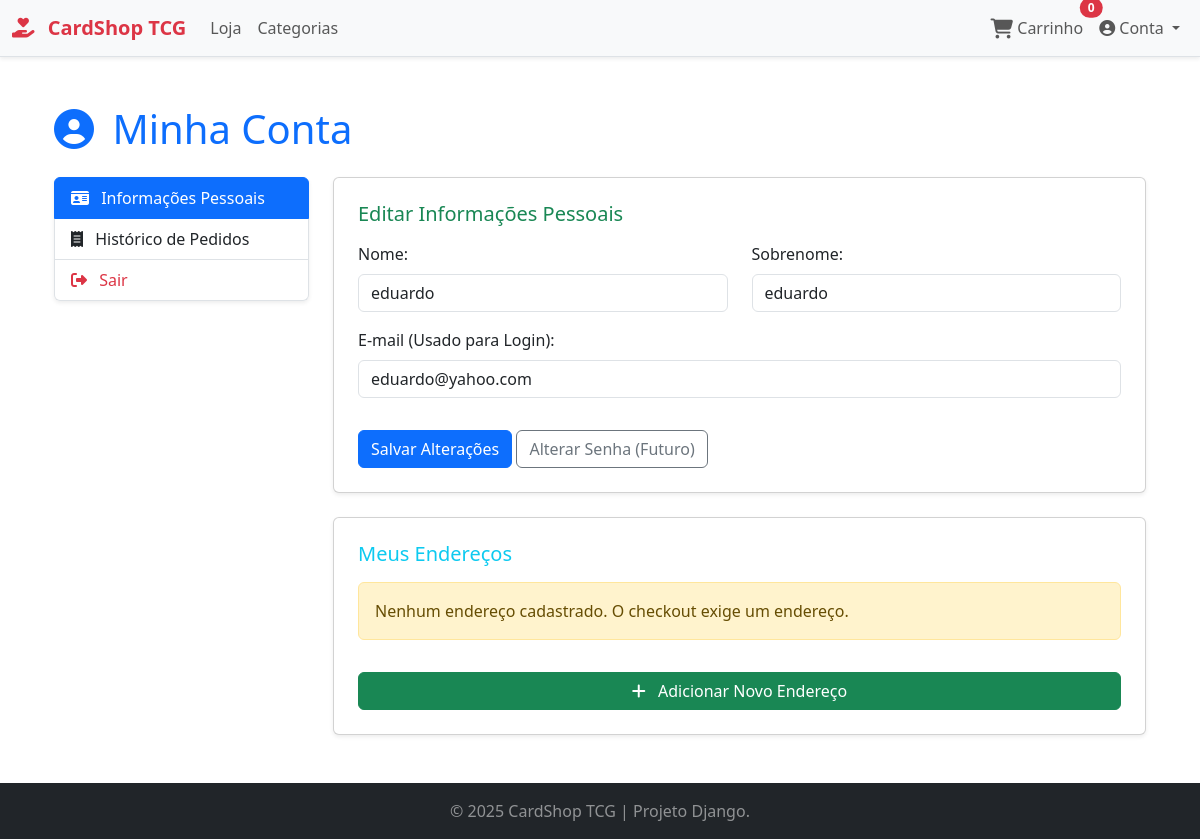
/perfil/ (signed in), run on an earlier commit of the app's database.
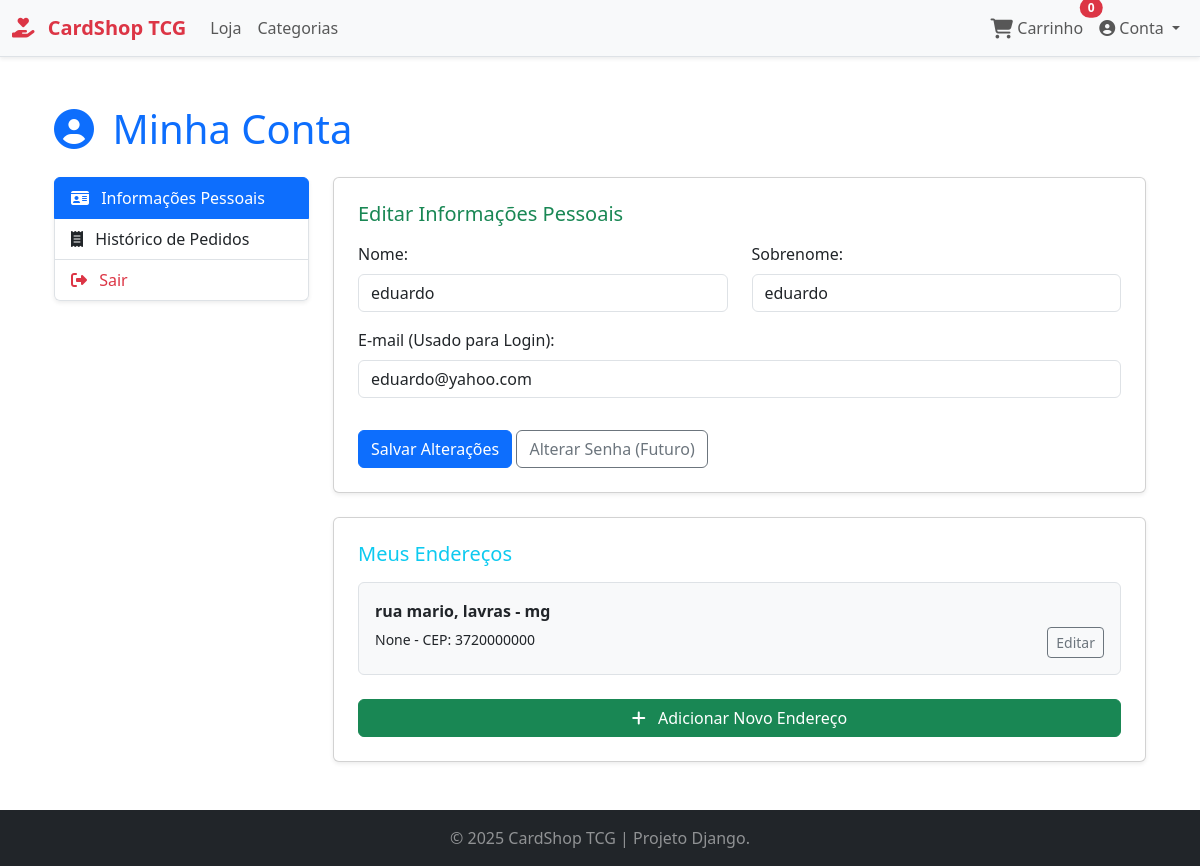
And on a later commit of the database.
### tcg/models.py (models this page shows, shortened)
class Endereco(models.Model):
    usuario = models.ForeignKey(User, on_delete=models.CASCADE, related_name="enderecos")
    rua = models.CharField(max_length=255)
    cidade = models.CharField(max_length=100)
    estado = models.CharField(max_length=100)
    cep = models.CharField(max_length=20)
    complemento = models.CharField(max_length=255, blank=True, null=True)

### tcg/views.py (the view, shortened to what this page needs)
# urls.py: path('perfil/', views.user_profile, name='profile'),
@login_required(login_url='tcg:login')
def user_profile(request):
    enderecos = Endereco.objects.filter(usuario=request.user)
    context = {
        'enderecos': enderecos
    }
    return render(request, 'profile.html', context)

### tcg/context_processors.py (called while the page is built)
def cart_item_count_processor(request):
    cart_item_count = 0
    if request.user.is_authenticated:
        try:
            carrinho = Carrinho.objects.get(usuario=request.user, status='aberto')
            cart_item_count = carrinho.itens.count()
        except Carrinho.DoesNotExist:
            pass
    return {'cart_item_count': cart_item_count}

### templates/profile.html (shortened to what this page needs)
{% extends "base.html" %}
{% load static %}
{% block content %}
<div class="container my-5">
    <h1 class="mb-4 text-primary"><i class="fas fa-user-circle me-2"></i> Minha Conta</h1>
    <div class="row">
        <div class="col-md-3 mb-4">
            <div class="list-group shadow-sm">
                <a href="{% url 'tcg:profile' %}" class="list-group-item list-group-item-action active">
                    <i class="fas fa-id-card me-2"></i> Informações Pessoais
                </a>
                <a href="{% url 'tcg:orders' %}" class="list-group-item list-group-item-action">
                    <i class="fas fa-receipt me-2"></i> Histórico de Pedidos
                </a>
                <a href="{% url 'tcg:logout' %}" class="list-group-item list-group-item-action text-danger">
                    <i class="fas fa-sign-out-alt me-2"></i> Sair
                </a>
            </div>
        </div>
        <div class="col-md-9">
            <div class="card shadow-sm p-4 mb-4">
                <h5 class="card-title text-success mb-3">Editar Informações Pessoais</h5>
                <form method="POST" action="{% url 'tcg:profile' %}">
                    <div class="row">
                        <div class="col-md-6 mb-3">
                            <label for="id_first_name" class="form-label">Nome:</label>
                            <input type="text" class="form-control" id="id_first_name" name="first_name" value="{{ user.first_name|default:'' }}">
                        </div>
                        <div class="col-md-6 mb-3">
                            <label for="id_last_name" class="form-label">Sobrenome:</label>
                            <input type="text" class="form-control" id="id_last_name" name="last_name" value="{{ user.last_name|default:'' }}">
                        </div>
                    </div>
                    <div class="mb-3">
                        <label for="id_email" class="form-label">E-mail (Usado para Login):</label>
                        <input type="email" class="form-control" id="id_email" name="email" value="{{ user.email }}" required>
                    </div>
                    <button type="submit" class="btn btn-primary mt-3">Salvar Alterações</button>
                    <a href="#" class="btn btn-outline-secondary mt-3">Alterar Senha (Futuro)</a>
                </form>
            </div>
            <div class="card shadow-sm p-4">
                <h5 class="card-title text-info mb-3">Meus Endereços</h5>
                {% if enderecos %}
                    {% for endereco in enderecos %}
                        <div class="border p-3 mb-2 rounded bg-light">
                            <p class="fw-bold mb-1">{{ endereco.rua }}, {{ endereco.cidade }} - {{ endereco.estado }}</p>
                            <small>{{ endereco.complemento }} - CEP: {{ endereco.cep }}</small>
                            <a href="{% url 'tcg:edit_address_page' endereco.id %}"
                                class="btn btn-sm btn-outline-secondary float-end">
                                Editar
                            </a>
                        </div>
                    {% endfor %}
                {% else %}
                    <div class="alert alert-warning">
                        Nenhum endereço cadastrado. O checkout exige um endereço.
                    </div>
                {% endif %}
                <a href="#" class="btn btn-success mt-3" data-bs-toggle="modal" data-bs-target="#addAddressModal">
    <i class="fas fa-plus me-2"></i> Adicionar Novo Endereço
</a>
{% endblock content %}

What changed in the data, as far as the page shows it:
added Endereco: rua "rua mario", cidade "lavras", estado "mg", complemento "None", cep "3720000000"
Also different on the page:
text no longer shown: "Nenhum endereço cadastrado. O checkout exige um endereço."
